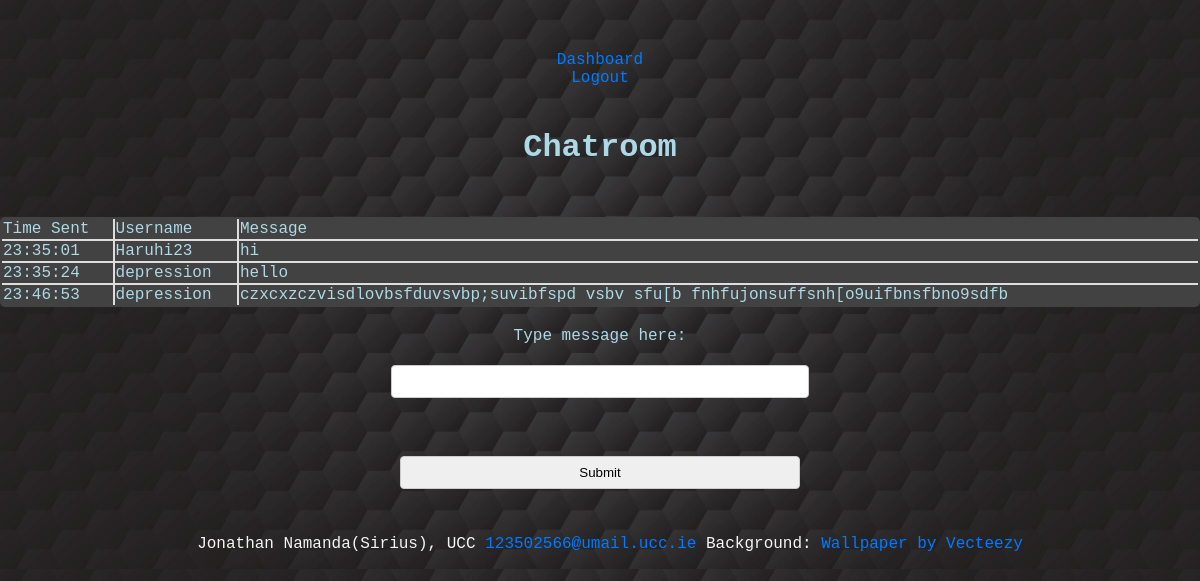
The app's page /chat/depression (signed in) with its own data.
### tables this page shows
CREATE TABLE messages
(
    id          INTEGER PRIMARY KEY AUTOINCREMENT, 
    sender_id   TEXT,          
    receiver_id TEXT,          
    message     TEXT(255),     
    timesent    DATETIME DEFAULT CURRENT_TIME 
);

### app.py (the view, shortened to what this page needs)
@app.route("/chat/<user_id>", methods = ["GET", "POST"])
@login_required
def chat(user_id):
    form = MessageForm()
    sender_id = session.get("user_id", None)
    if sender_id == user_id:
        return redirect(url_for("landing"))
    else:
        db = get_db()
        msgs =reverse(db.execute("""SELECT * FROM messages WHERE
            (sender_id = ? AND receiver_id = ?) OR (sender_id = ? AND receiver_id = ?)
            ORDER BY id DESC LIMIT 10;""",
            (user_id, sender_id, sender_id, user_id)).fetchall())
        return render_template("chat.html", caption="Chat", form = form, sender_id = sender_id, msgs = msgs)

### forms.py
class MessageForm(FlaskForm):
    message = StringField("Type message here:", validators = [InputRequired()])
    submit = SubmitField("Submit")

### app.py (called while the page is built)
@app.before_request
def load_logged_in_user():
    g.user = session.get("user_id", None)

def login_required(view):
    @wraps(view)
    def wrapped_view(**kwargs):
        if g.user is None:
            return redirect(url_for("login", next = request.url))
        return view(**kwargs)
    return wrapped_view

def reverse(list):
    l = [None]*len(list)
    for i in range(len(list)):
        l[len(list)-i-1] = list[i]
    return l

### database.py (called while the page is built)
def get_db():
    if "db" not in g:
        g.db = sqlite3.connect(DATABASE,
            detect_types=sqlite3.PARSE_DECLTYPES
        )
        g.db.row_factory = sqlite3.Row
    return g.db

### templates/chat.html (shortened to what this page needs)
{% extends "base.html" %}
{% block main_content %}
<header>
    <h1>Chatroom</h1>
</header>
<table>
        <tr>
            <td>Time Sent</td>
            <td>Username</td>
            <td>Message</td>
        </tr>
    {% for msg in msgs %}
        <tr>
            <td>{{ msg["timesent"] }}</td>
            <td>{{ msg["sender_id"] }}</td>
            <td>{{ msg["message"] }}</td>
        </tr>
    {% endfor %}
</table>
<form action="" method="POST" novalidate>
    {{ form.message.label }}
    {{ form.message() }}
    <br />
    {{ form.submit() }}
</form>
{% endblock %}

### static/styles.css (style rules this page uses)
body { font-family: 'Roboto Mono', monospace; margin: 0; padding: 0; background-image: url('../static/images/wall.jpeg'); background-size: cover; background-position: center; color: lightblue; }
header, nav, main, footer { text-align: center; padding: 10px; }
form { margin-top: 20px; text-align: center; }
form input, form select, form textarea, form button { display: block; margin: 20px auto; padding: 8px; width: 90%; max-width: 400px; border: 1px solid #ccc; border-radius: 4px; }
table { width: 100%; margin-top: 20px; }
table, th, td { border: 2px solid #ddd; border-collapse: collapse; background-color: rgb(66, 66, 66); border-radius: 5px; overflow:hidden; }

### records on screen
messages: timesent "23:35:01", sender_id "Haruhi23", message "hi"
messages: timesent "23:35:24", sender_id "depression", message "hello"
messages: timesent "23:46:53", sender_id "depression", message "czxcxzczvisdlovbsfduvsvbp;suvibfspd vsbv sfu[b fnhfujonsuffsnh[o9uifbnsfbno9sdfb"
